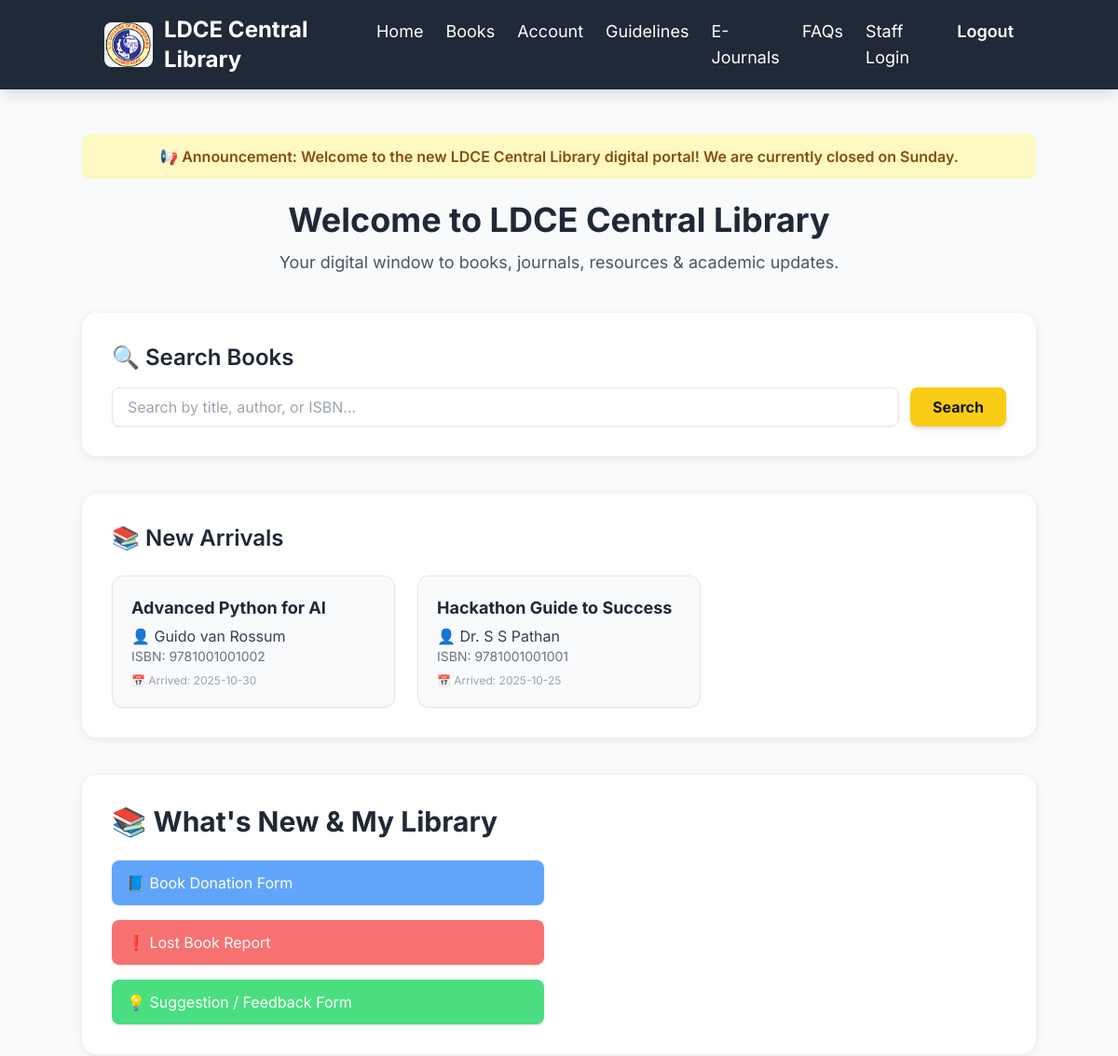
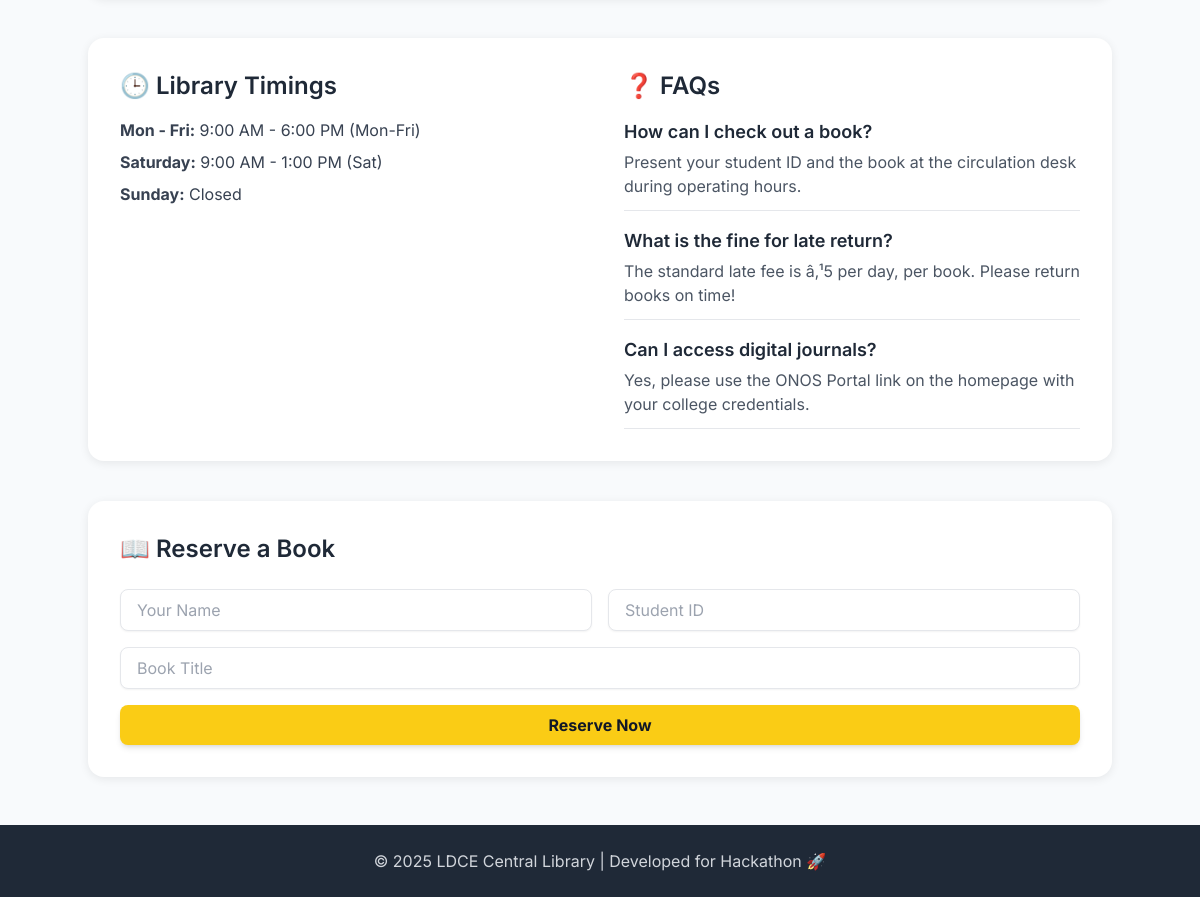
The page / on the database its author committed (2 pictures, top to bottom).
### tables this page shows
CREATE TABLE config (
    key TEXT PRIMARY KEY,
    value TEXT NOT NULL -- NO COMMA HERE
);

CREATE TABLE new_arrivals (
    id INTEGER PRIMARY KEY AUTOINCREMENT,
    title TEXT NOT NULL,
    author TEXT NOT NULL,
    isbn TEXT UNIQUE NOT NULL,
    arrival_date DATE NOT NULL -- NO COMMA HERE
);

CREATE TABLE faqs (
    id INTEGER PRIMARY KEY AUTOINCREMENT,
    question TEXT NOT NULL,
    answer TEXT NOT NULL -- NO COMMA HERE
);

### app.py (the view)
@app.route('/', methods=['GET'])
def student_dashboard():
    conn = get_db_connection()
    new_arrivals = conn.execute("SELECT * FROM new_arrivals ORDER BY arrival_date DESC LIMIT 8").fetchall()
    faqs = conn.execute("SELECT * FROM faqs").fetchall()
    config_rows = conn.execute("SELECT key, value FROM config").fetchall()
    config = {row['key']: row['value'] for row in config_rows}
    conn.close()
    timings = {
        "Mon - Fri": config.get('regular_timing', '9 AM - 6 PM'),
        "Saturday": config.get('special_timing', '9 AM - 1 PM'),
        "Sunday": "Closed"
    }
    external_links = {
        "LDCE Official Website": "https://ldce.ac.in",
        "NDL - Digital Library": "https://ndl.iitkgp.ac.in",
        "ONOS Portal": "https://ldce.example.com/onos"
    }
    announcement_message = config.get('announcement')
    return render_template(
        'index.html',
        new_arrivals=new_arrivals,
        faqs=faqs,
        timings=timings,
        external_links=external_links,
        announcement_message=announcement_message,
        current_year=datetime.now().year
    )

### app.py (called while the page is built)
def get_db_connection():
    conn = sqlite3.connect(DATABASE)
    conn.row_factory = sqlite3.Row
    return conn

### templates/index.html (shortened to what this page needs)
<!DOCTYPE html>
<html lang="en">
<head>
  <script src="https://cdn.tailwindcss.com"></script>
</head>
<body class="flex flex-col min-h-screen">
<header class="bg-gray-800 text-white shadow-lg sticky top-0 z-50">
  <div class="container mx-auto flex justify-between items-center px-6 py-4">
    <div class="flex items-center space-x-3">
      <img src="{{ url_for('static', filename='images/ldce_logo.png') }}"
           alt="LDCE Logo" class="h-12 w-auto rounded-lg">
      <h1 class="text-2xl font-bold">LDCE Central Library</h1>
    </div>
    <nav class="hidden md:flex space-x-6 text-lg">
      <a href="/" class="hover:text-yellow-400">Home</a>
      <a href="/books" class="hover:text-yellow-400">Books</a>
      <a href="/account" class="hover:text-yellow-400">Account</a>
      <a href="/guidelines" class="hover:text-yellow-400">Guidelines</a>
      <a href="/ejournals" class="hover:text-yellow-400">E-Journals</a>
      <a href="/faqs" class="hover:text-yellow-400">FAQs</a>
      <a href="{{ url_for('admin_dashboard') }}" class="hover:text-yellow-400">Staff Login</a>
      <a href="/logout" class="hover:text-yellow-400 font-semibold">Logout</a>
    </nav>
  </div>
</header>
<section class="container mx-auto text-center mt-12">
  {% if announcement_message %}
  <div class="bg-yellow-100 text-yellow-800 p-3 rounded-lg font-semibold mb-6">
    📢 Announcement: {{ announcement_message }}
  </div>
  {% endif %}
  <h2 class="text-4xl font-bold text-gray-800 mb-3">Welcome to LDCE Central Library</h2>
  <p class="text-gray-600 text-lg max-w-2xl mx-auto">
    Your digital window to books, journals, resources & academic updates.
  </p>
</section>
<section class="container mx-auto section-card">
  <h3 class="text-2xl font-semibold mb-4">🔍 Search Books</h3>
  <form action="{{ url_for('search') }}" method="GET" class="flex flex-col sm:flex-row gap-3">
    <input type="text" name="query"
           placeholder="Search by title, author, or ISBN..."
           class="border rounded-lg px-4 py-2 flex-1 shadow-sm focus:ring-yellow-400" required>
    <button type="submit"
            class="bg-yellow-400 hover:bg-yellow-500 px-6 py-2 rounded-lg font-bold text-gray-900 shadow-md transition">
      Search
    </button>
  </form>
</section>
<section class="container mx-auto section-card">
  <h3 class="text-2xl font-semibold mb-6">📚 New Arrivals</h3>
  {% if new_arrivals %}
  <div class="grid sm:grid-cols-2 lg:grid-cols-3 gap-6">
    {% for book in new_arrivals %}
    <div class="border rounded-xl p-5 shadow-sm hover:shadow-md bg-gray-50 transition">
      <h4 class="font-bold text-lg text-gray-800">{{ book.title }}</h4>
      <p class="text-gray-700 mt-1">👤 {{ book.author }}</p>
      <p class="text-gray-500 text-sm">ISBN: {{ book.isbn }}</p>
      <p class="text-gray-400 text-xs mt-2">📅 Arrived: {{ book.arrival_date }}</p>
    </div>
    {% endfor %}
  </div>
  {% else %}
  <p class="text-gray-500">No new books available.</p>
  {% endif %}
</section>
<section class="container mx-auto section-card mt-10">
    <h2 class="text-3xl font-bold mb-6 text-gray-800">📚 What's New & My Library</h2>
    <div class="grid md:grid-cols-2 gap-8">
        <div>
            <div class="space-y-4">
                <a href="{{ url_for('donation_form') }}"
                  class="block bg-blue-400 hover:bg-blue-600 text-white px-4 py-3 rounded-lg shadow">
                  📘 Book Donation Form
                </a>
                <a href="{{ url_for('lost_book_form') }}"
                   class="block bg-red-400 hover:bg-red-600 text-white px-4 py-3 rounded-lg shadow">
                   ❗ Lost Book Report
                </a>
                <a href="{{ url_for('suggestion_form') }}"
                   class="block bg-green-400 hover:bg-green-600 text-white px-4 py-3 rounded-lg shadow">
                   💡 Suggestion / Feedback Form
                </a>
            </div>
        </div>
    </div>
</section>
<section class="container mx-auto section-card">
  <div class="grid md:grid-cols-2 gap-12">
    <div>
      <h3 class="text-2xl font-semibold mb-4">🕒 Library Timings</h3>
      <ul class="space-y-2 text-gray-700">
        {% for day, time in timings.items() %}
        <li><strong>{{ day }}:</strong> {{ time }}</li>
        {% endfor %}
      </ul>
    </div>
    <div>
      <h3 class="text-2xl font-semibold mb-4">❓ FAQs</h3>
      {% if faqs %}
      <div class="space-y-4">
        {% for faq in faqs %}
        <div class="border-b pb-3">
          <p class="font-semibold text-gray-800 text-lg">{{ faq.question }}</p>
          <p class="text-gray-600 mt-1">{{ faq.answer }}</p>
        </div>
        {% endfor %}
      </div>
      {% else %}
      <p class="text-gray-500">No FAQs available.</p>
      {% endif %}
    </div>
  </div>
</section>
<section class="container mx-auto section-card mb-12">
  <h3 class="text-2xl font-semibold mb-6">📖 Reserve a Book</h3>
  <form method="POST" action="{{ url_for('reserve_book') }}"
        class="grid gap-4 sm:grid-cols-2">
    <input type="text" name="student_name" placeholder="Your Name"
           class="border rounded-lg px-4 py-2 shadow-sm" required>
    <input type="text" name="student_id" placeholder="Student ID"
           class="border rounded-lg px-4 py-2 shadow-sm" required>
    <input type="text" name="title" placeholder="Book Title"
           class="border rounded-lg px-4 py-2 shadow-sm sm:col-span-2" required>
    <button type="submit"
            class="bg-yellow-400 hover:bg-yellow-500 text-gray-900 font-bold py-2 rounded-lg sm:col-span-2 shadow-md">
      Reserve Now
    </button>
  </form>
</section>
<footer class="bg-gray-800 text-gray-300 py-6 text-center mt-auto">
  <p>© {{ current_year }} LDCE Central Library | Developed for Hackathon 🚀</p>
</footer>
</body>
</html>

### templates/index.html (style rules this page uses)
body { font-family: 'Inter', sans-serif; background: #f8fafc; color: #1f2937; }
.section-card { background: white; border-radius: 1rem; padding: 2rem; box-shadow: 0 2px 10px rgba(0,0,0,0.08); margin-top: 2.5rem; }

### rows shown on the page
config: value "Welcome to the new LDCE Central Library digital portal! We are currently closed on Sunday."
new_arrivals: title "Advanced Python for AI", author "Guido van Rossum", isbn "9781001001002", arrival_date "2025-10-30"
new_arrivals: title "Hackathon Guide to Success", author "Dr. S S Pathan", isbn "9781001001001", arrival_date "2025-10-25"
config: day "Mon - Fri", value "9:00 AM - 6:00 PM (Mon-Fri)"
config: day "Saturday", value "9:00 AM - 1:00 PM (Sat)"
faqs: question "How can I check out a book?", answer "Present your student ID and the book at the circulation desk during operating hours."
faqs: question "What is the fine for late return?", answer "The standard late fee is â‚¹5 per day, per book. Please return books on time!"
faqs: question "Can I access digital journals?", answer "Yes, please use the ONOS Portal link on the homepage with your college credentials."

### other values the page prints
{{ day }} "Sunday"
{{ time }} "Closed"
